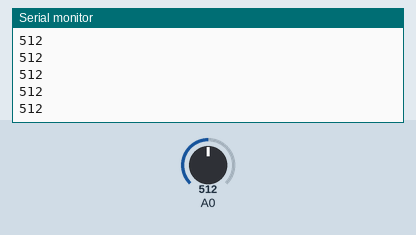
Simulated run of this sketch. Board: Arduino Uno, built with avr-gcc and run on an emulated ATmega328P. Parts: the last lines printed to the serial monitor. The inputs (shaded band) are chosen by the test bench; at power-on: A0 = 512.

Above: at 1.2 s.
1.3 s: A0 set to 710
At 2.0 s:
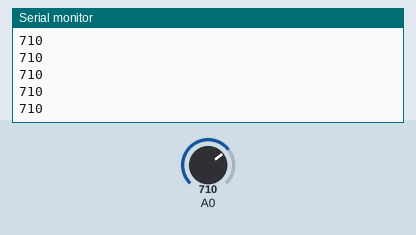
2.8 s: A0 set to 716
At 3.9 s:
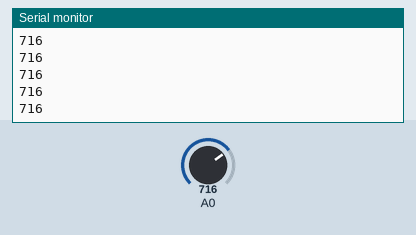
Timing chart, 0 to 5.8 s (numbered marks = the images above; inputs shaded):
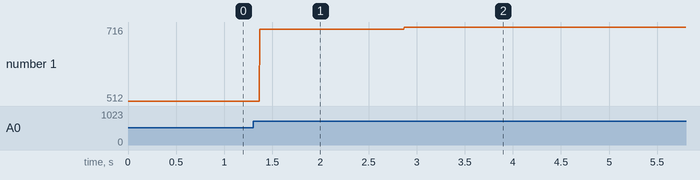

Measured:
- after the input at 1.3 s, the serial monitor: prints a new line after 0.07 s (image 1)
- after the input at 2.8 s, the serial monitor: prints a new line after 0.07 s (image 2)
- plotted number 1: 512 → 710 after the input at 1.3 s, 710 → 716 after the input at 2.8 s

The sketch:

____3-8__________LED_____.ino
```cpp
#define SENSOR_PIN 4

int sensorValue;

void setup() {
    Serial.begin(9600);
    pinMode(SENSOR_PIN, OUTPUT);
}

void loop() {
  sensorValue = analogRead(A0);

  Serial.println(sensorValue);

  if (sensorValue > 700) {
    digitalWrite(SENSOR_PIN, LOW);
  } else {
    digitalWrite(SENSOR_PIN, HIGH);
  }
}
```
